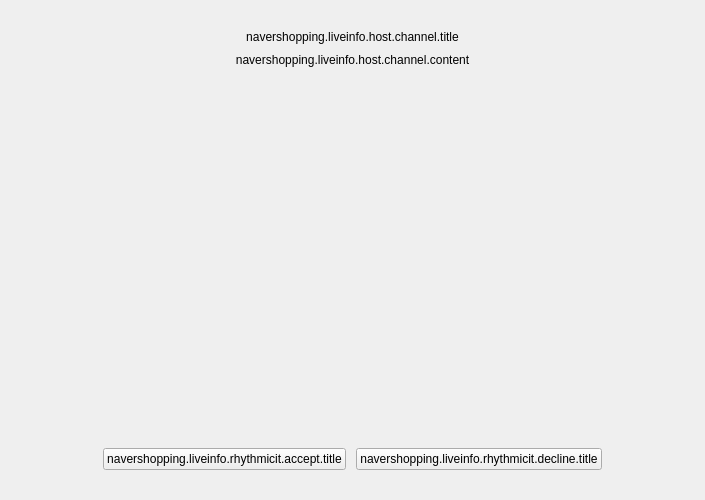
<?xml version="1.0" encoding="UTF-8"?>
<ui version="4.0">
 <class>PLSShoppingHostChannel</class>
 <widget class="QWidget" name="PLSShoppingHostChannel">
  <property name="geometry">
   <rect>
    <x>0</x>
    <y>0</y>
    <width>705</width>
    <height>500</height>
   </rect>
  </property>
  <property name="windowTitle">
   <string>Dialog</string>
  </property>
  <layout class="QVBoxLayout" name="verticalLayout">
   <property name="spacing">
    <number>0</number>
   </property>
   <property name="leftMargin">
    <number>25</number>
   </property>
   <property name="topMargin">
    <number>30</number>
   </property>
   <property name="rightMargin">
    <number>25</number>
   </property>
   <property name="bottomMargin">
    <number>30</number>
   </property>
   <item>
    <widget class="QLabel" name="titleLabel">
     <property name="text">
      <string>navershopping.liveinfo.host.channel.title</string>
     </property>
     <property name="alignment">
      <set>Qt::AlignCenter</set>
     </property>
    </widget>
   </item>
   <item>
    <spacer name="verticalSpacer">
     <property name="orientation">
      <enum>Qt::Vertical</enum>
     </property>
     <property name="sizeType">
      <enum>QSizePolicy::Fixed</enum>
     </property>
     <property name="sizeHint" stdset="0">
      <size>
       <width>0</width>
       <height>9</height>
      </size>
     </property>
    </spacer>
   </item>
   <item>
    <widget class="QLabel" name="contentLabel">
     <property name="text">
      <string>navershopping.liveinfo.host.channel.content</string>
     </property>
     <property name="alignment">
      <set>Qt::AlignCenter</set>
     </property>
     <property name="wordWrap">
      <bool>false</bool>
     </property>
    </widget>
   </item>
   <item>
    <spacer name="verticalSpacer_2">
     <property name="orientation">
      <enum>Qt::Vertical</enum>
     </property>
     <property name="sizeType">
      <enum>QSizePolicy::Expanding</enum>
     </property>
     <property name="sizeHint" stdset="0">
      <size>
       <width>0</width>
       <height>59</height>
      </size>
     </property>
    </spacer>
   </item>
   <item>
    <layout class="QHBoxLayout" name="horizontalLayout">
     <property name="spacing">
      <number>10</number>
     </property>
     <property name="leftMargin">
      <number>0</number>
     </property>
     <property name="topMargin">
      <number>10</number>
     </property>
     <property name="rightMargin">
      <number>0</number>
     </property>
     <item>
      <spacer name="horizontalSpacer">
       <property name="orientation">
        <enum>Qt::Horizontal</enum>
       </property>
       <property name="sizeHint" stdset="0">
        <size>
         <width>40</width>
         <height>20</height>
        </size>
       </property>
      </spacer>
     </item>
     <item>
      <widget class="QPushButton" name="agreeButton">
       <property name="text">
        <string>navershopping.liveinfo.rhythmicit.accept.title</string>
       </property>
      </widget>
     </item>
     <item>
      <widget class="QPushButton" name="declineButton">
       <property name="text">
        <string>navershopping.liveinfo.rhythmicit.decline.title</string>
       </property>
      </widget>
     </item>
     <item>
      <spacer name="horizontalSpacer_2">
       <property name="orientation">
        <enum>Qt::Horizontal</enum>
       </property>
       <property name="sizeHint" stdset="0">
        <size>
         <width>40</width>
         <height>20</height>
        </size>
       </property>
      </spacer>
     </item>
    </layout>
   </item>
  </layout>
 </widget>
 <resources/>
 <connections/>
</ui>
